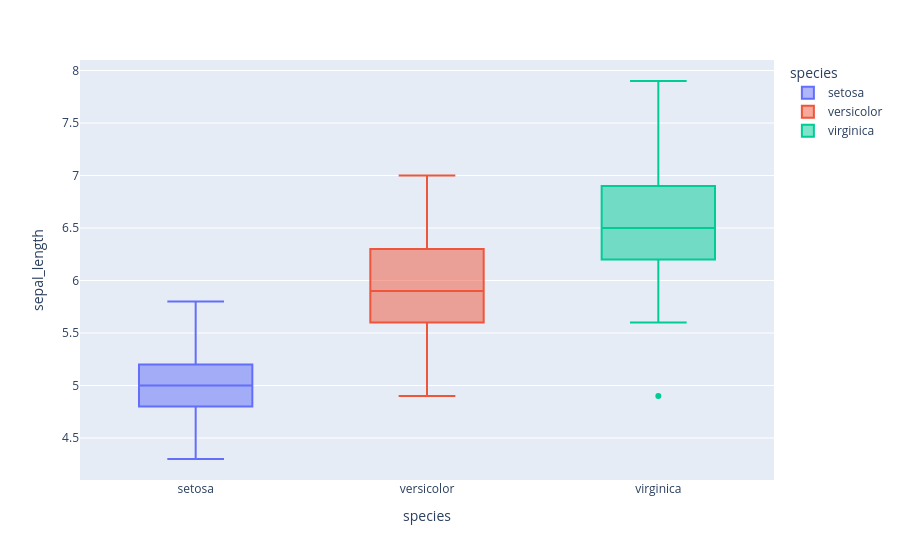

The code cell stored with this chart in its notebook:
### Code cell
fig =  px.box(df, x = 'species', y = 'sepal_length', 
                  color = 'species')
fig.show()

### Figure 1 — Plotly figure (JSON) as saved in the notebook; plotly's stock layout.template omitted (floating-point values rounded to 4 significant figures)
{"data": [{"alignmentgroup": "True", "hovertemplate": "species=%{x}<br>sepal_length=%{y}<extra></extra>", "legendgroup": "setosa", "marker": {"color": "#636efa"}, "name": "setosa", "notched": false, "offsetgroup": "setosa", "orientation": "v", "showlegend": true, "type": "box", "x": ["setosa", "setosa", "setosa", "setosa", "setosa", "setosa", "setosa", "setosa", "setosa", "setosa", "setosa", "setosa", "setosa", "setosa", "setosa", "setosa", "setosa", "setosa", "setosa", "setosa", "setosa", "setosa", "setosa", "setosa", "setosa", "setosa", "setosa", "setosa", "setosa", "setosa", "setosa", "setosa", "setosa", "setosa", "setosa", "setosa", "setosa", "setosa", "setosa", "setosa", "setosa", "setosa", "setosa", "setosa", "setosa", "setosa", "setosa", "setosa", "setosa", "setosa"], "x0": " ", "xaxis": "x", "y": [5.1, 4.9, 4.7, 4.6, 5, 5.4, 4.6, 5, 4.4, 4.9, 5.4, 4.8, 4.8, 4.3, 5.8, 5.7, 5.4, 5.1, 5.7, 5.1, 5.4, 5.1, 4.6, 5.1, 4.8, 5, 5, 5.2, 5.2, 4.7, 4.8, 5.4, 5.2, 5.5, 4.9, 5, 5.5, 4.9, 4.4, 5.1, 5, 4.5, 4.4, 5, 5.1, 4.8, 5.1, 4.6, 5.3, 5], "y0": " ", "yaxis": "y"}, {"alignmentgroup": "True", "hovertemplate": "species=%{x}<br>sepal_length=%{y}<extra></extra>", "legendgroup": "versicolor", "marker": {"color": "#EF553B"}, "name": "versicolor", "notched": false, "offsetgroup": "versicolor", "orientation": "v", "showlegend": true, "type": "box", "x": ["versicolor", "versicolor", "versicolor", "versicolor", "versicolor", "versicolor", "versicolor", "versicolor", "versicolor", "versicolor", "versicolor", "versicolor", "versicolor", "versicolor", "versicolor", "versicolor", "versicolor", "versicolor", "versicolor", "versicolor", "versicolor", "versicolor", "versicolor", "versicolor", "versicolor", "versicolor", "versicolor", "versicolor", "versicolor", "versicolor", "versicolor", "versicolor", "versicolor", "versicolor", "versicolor", "versicolor", "versicolor", "versicolor", "versicolor", "versicolor", "versicolor", "versicolor", "versicolor", "versicolor", "versicolor", "versicolor", "versicolor", "versicolor", "versicolor", "versicolor"], "x0": " ", "xaxis": "x", "y": [7, 6.4, 6.9, 5.5, 6.5, 5.7, 6.3, 4.9, 6.6, 5.2, 5, 5.9, 6, 6.1, 5.6, 6.7, 5.6, 5.8, 6.2, 5.6, 5.9, 6.1, 6.3, 6.1, 6.4, 6.6, 6.8, 6.7, 6, 5.7, 5.5, 5.5, 5.8, 6, 5.4, 6, 6.7, 6.3, 5.6, 5.5, 5.5, 6.1, 5.8, 5, 5.6, 5.7, 5.7, 6.2, 5.1, 5.7], "y0": " ", "yaxis": "y"}, {"alignmentgroup": "True", "hovertemplate": "species=%{x}<br>sepal_length=%{y}<extra></extra>", "legendgroup": "virginica", "marker": {"color": "#00cc96"}, "name": "virginica", "notched": false, "offsetgroup": "virginica", "orientation": "v", "showlegend": true, "type": "box", "x": ["virginica", "virginica", "virginica", "virginica", "virginica", "virginica", "virginica", "virginica", "virginica", "virginica", "virginica", "virginica", "virginica", "virginica", "virginica", "virginica", "virginica", "virginica", "virginica", "virginica", "virginica", "virginica", "virginica", "virginica", "virginica", "virginica", "virginica", "virginica", "virginica", "virginica", "virginica", "virginica", "virginica", "virginica", "virginica", "virginica", "virginica", "virginica", "virginica", "virginica", "virginica", "virginica", "virginica", "virginica", "virginica", "virginica", "virginica", "virginica", "virginica", "virginica"], "x0": " ", "xaxis": "x", "y": [6.3, 5.8, 7.1, 6.3, 6.5, 7.6, 4.9, 7.3, 6.7, 7.2, 6.5, 6.4, 6.8, 5.7, 5.8, 6.4, 6.5, 7.7, 7.7, 6, 6.9, 5.6, 7.7, 6.3, 6.7, 7.2, 6.2, 6.1, 6.4, 7.2, 7.4, 7.9, 6.4, 6.3, 6.1, 7.7, 6.3, 6.4, 6, 6.9, 6.7, 6.9, 5.8, 6.8, 6.7, 6.7, 6.3, 6.5, 6.2, 5.9], "y0": " ", "yaxis": "y"}], "layout": {"boxmode": "overlay", "legend": {"title": {"text": "species"}, "tracegroupgap": 0}, "margin": {"t": 60}, "xaxis": {"anchor": "y", "categoryarray": ["setosa", "versicolor", "virginica"], "categoryorder": "array", "domain": [0, 1], "title": {"text": "species"}}, "yaxis": {"anchor": "x", "domain": [0, 1], "title": {"text": "sepal_length"}}}}
